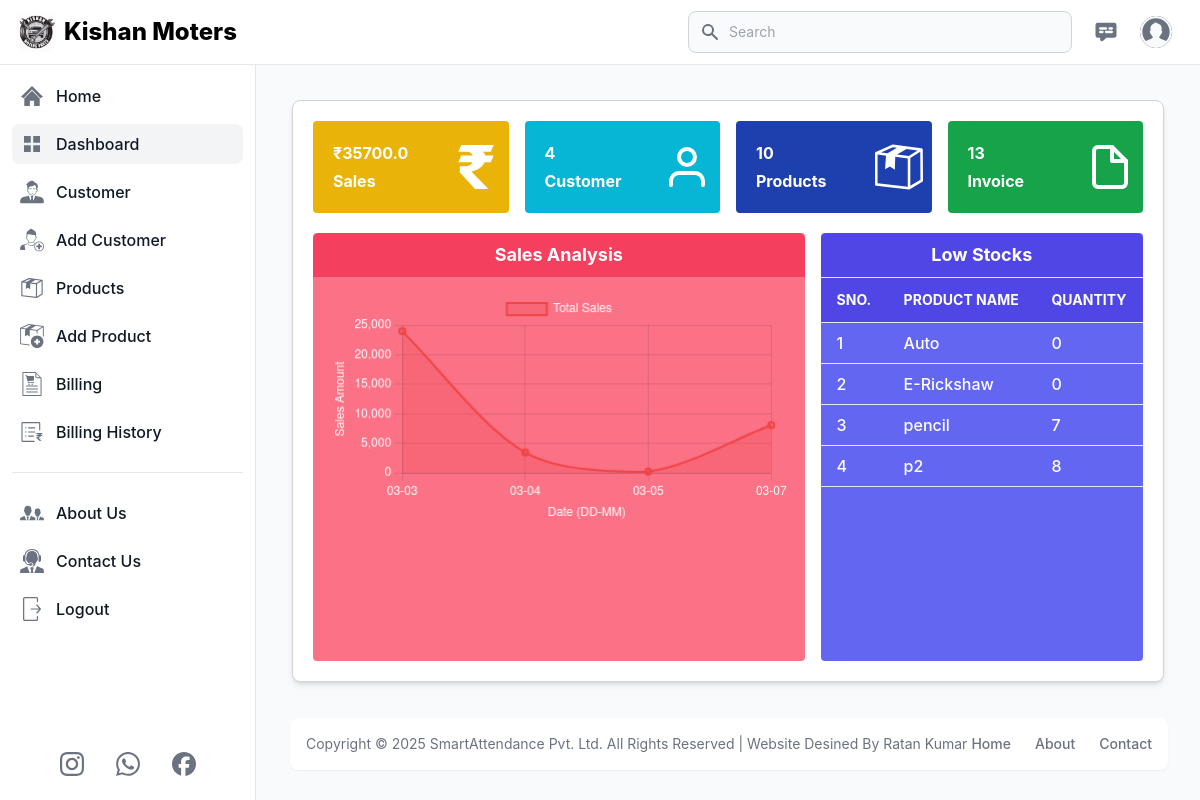
The page /dashboard (signed in) on the database its author committed.
### app.py (models this page shows, shortened)
class Products(db.Model):
    id = db.Column(db.Integer, primary_key=True)
    user_id = db.Column(db.Integer, db.ForeignKey('user.id'), nullable=False)
    prod_name = db.Column(db.String(100), nullable=False)
    prod_quantity = db.Column(db.Integer, nullable=False)
    prod_sell_price = db.Column(db.Integer, nullable=False)
    prod_mrp = db.Column(db.Integer, nullable=False)
    prod_buy_price = db.Column(db.Integer, nullable=False)
    prod_min_quantity = db.Column(db.Integer, nullable=False)

### app.py (the view)
@app.route('/dashboard', methods=['GET', 'POST'])
def dashboard():
    if 'email' in session:
        user = User.query.filter_by(email=session['email']).first()
        messages = Contact_us.query.order_by(Contact_us.id.desc()).all()
        customers = Customer.query.filter(Customer.user_id == user.id).order_by(Customer.id.desc()).all()
        low_prod_stock = Products.query.filter(Products.user_id == user.id, Products.prod_quantity<=Products.prod_min_quantity).order_by(Products.prod_quantity).all()
        total_customer = Customer.query.filter(Customer.user_id == user.id).count()
        total_product = Products.query.filter(Products.user_id == user.id).count()
        total_billings = Billing.query.count()
        total_sales = db.session.query(func.sum(Billing.total_amount)).scalar() or 0
        return render_template('dashboard.html', title='Dashboard', current_page = 'dashboard',
            user=user, messages=messages, customers=customers, low_prod_stock=low_prod_stock,
            total_customer=total_customer, total_product=total_product, total_sales=total_sales,
            total_billings=total_billings
            )
    else:
        flash('You need to login first.', 'error')
        return redirect('/login')

### templates/dashboard.html (shortened to what this page needs)
{% extends 'layout.html' %}
{% block content %}
<main class="p-4 md:ml-64 h-auto pt-20">
    <section
        class="p-5 m-2 md:m-5 relative isolate overflow-hidden bg-white dark:bg-gray-800 border border-gray-300 dark:border-gray-700 shadow-md rounded-lg">
        <div class="grid grid-cols-1 sm:grid-cols-2 lg:grid-cols-4 gap-4">
            <div class="col-span-1 rounded bg-yellow-500 hover:bg-yellow-600 text-white">
                <div class="flex flex-row items-center">
                    <div class="p-5 w-2/3">
                        <h4 class="mb-1 font-bold">₹{{total_sales}}</h4>
                        <p class="font-bold">Sales</p>
                    </div>
                    <div class="w-1/3 flex justify-center items-center">
                    </div>
                </div>
            </div>
            <div class="col-span-1 rounded bg-cyan-500 hover:bg-cyan-600 text-white">
                <div class="flex flex-row items-center">
                    <div class="p-5 w-2/3">
                        <h4 class="mb-1 font-bold">{{total_customer}}</h4>
                        <p class="font-bold">Customer</p>
                    </div>
                    <div class="w-1/3 flex justify-center items-center">
                        <svg xmlns="http://www.w3.org/2000/svg" viewBox="0 0 24 24" fill="none" stroke="currentColor"
                            stroke-width="2" stroke-linecap="round" stroke-linejoin="round"
                            class="feather feather-user h-12 w-12">
                            <path d="M20 21v-2a4 4 0 0 0-4-4H8a4 4 0 0 0-4 4v2"></path>
                            <circle cx="12" cy="7" r="4"></circle>
                        </svg>
                    </div>
                </div>
            </div>
            <div class="col-span-1 rounded bg-blue-800 hover:bg-blue-900 text-white">
                <div class="flex flex-row items-center">
                    <div class="p-5 w-2/3">
                        <h4 class="mb-1 font-bold">{{total_product}}</h4>
                        <p class="font-bold">Products</p>
                    </div>
                    <div class="w-1/3 flex justify-center items-center">
                    </div>
                </div>
            </div>
            <div class="col-span-1 rounded bg-green-600 hover:bg-green-700 text-white">
                <div class="flex flex-row items-center">
                    <div class="p-5 w-2/3">
                        <h4 class="mb-1 font-bold">{{total_billings}}</h4>
                        <p class="font-bold">Invoice</p>
                    </div>
                    <div class="w-1/3 flex justify-center items-center">
                    </div>
                </div>
            </div>
        </div>
        <div class="mt-5 grid grid-cols-1 lg:grid-cols-5 gap-4">
            <div class="col-span-1 lg:col-span-3 rounded bg-rose-400 text-white">
                <div class="p-2 bg-rose-500 text-white rounded-t-md">
                    <h1 class="text-center text-lg font-bold">Sales Analysis</h1>
                </div>
                <div class="p-4">
                    <canvas id="salesChart" ></canvas>
                </div>
            </div>
            <div class="col-span-1 lg:col-span-2 rounded bg-indigo-500 text-white">
                <div class="p-2 bg-indigo-600 text-white rounded-t-md">
                    <h1 class="text-center text-lg font-bold">Low Stocks</h1>
                </div>
                <div class="h-96 overflow-y-auto">
                    <table class="w-full text-sm text-left text-gray-500 dark:text-gray-400">
                        <thead
                            class="text-sm text-white font-bold uppercase bg-indigo-600 border-y dark:border-gray-600">
                            <tr>
                                <th scope="col" class="px-4 py-3 whitespace-nowrap">SNo.</th>
                                <th scope="col" class="px-4 py-3 whitespace-nowrap">Product Name</th>
                                <th scope="col" class="px-4 py-3 whitespace-nowrap">Quantity</th>
                            </tr>
                        </thead>
                        <tbody>
                            {% for product in low_prod_stock %}
                            <tr class="border-b text-base dark:border-gray-600 hover:bg-indigo-600">
                                <td class="px-4 py-2 font-medium whitespace-nowra text-white">
                                    <div class="flex items-center">
                                        {{loop.index}}
                                    </div>
                                </td>
                                <td class="px-4 py-2 font-medium whitespace-nowra text-white">
                                    <div class="flex items-center">
                                        {{product.prod_name}}
                                    </div>
                                </td>
                                <td class="px-4 py-2 font-medium whitespace-nowra text-white">
                                    <div class="flex items-center">
                                        {{product.prod_quantity}}
                                    </div>
                                </td>
                            </tr>
                            {% endfor %}
                        </tbody>
                    </table>
                </div>
            </div>
        </div>
    </section>
</main>
<script>
    document.addEventListener("DOMContentLoaded", function() {
        fetch('/get_sales_data')  // Fetch sales data from Flask API
            .then(response => response.json())
            .then(data => {
                const ctx = document.getElementById('salesChart').getContext('2d');
                new Chart(ctx, {
                    type: 'line',
                    data: {
                        labels: data.dates.map(date => date.split('-').reverse().join('-')), // Convert to DD-MM format
                        datasets: [{
                            label: 'Total Sales',
                            data: data.amounts,
                            borderColor: 'rgba(239, 68, 68, 1)', /* Tailwind red-500 */
                            backgroundColor: 'rgba(239, 68, 68, 0.2)', /* Light red */
                            borderWidth: 2,
                            fill: true,
                            tension: 0.3
                        }]
                    },
                    options: {
                        responsive: true,
                        maintainAspectRatio: true,
                        plugins: {
                            legend: {
                                labels: {
                                    color: '#fff' /* White legend text */
                                }
                            }
                        },
                        scales: {
                            x: {
                                title: { display: true, text: 'Date (DD-MM)', color: '#fff' },
                                ticks: { color: '#fff' }
                            },
                            y: {
                                title: { display: true, text: 'Sales Amount', color: '#fff' },
                                ticks: { color: '#fff' }
                            }
                        }
                    }
                });
            })
            .catch(error => console.error('Error fetching sales data:', error));
    });
</script>
{% endblock %}

### rows shown on the page
Products: prod_name "Auto", prod_quantity "0"
Products: prod_name "E-Rickshaw", prod_quantity "0"
Products: prod_name "pencil", prod_quantity "7"
Products: prod_name "p2", prod_quantity "8"

### other values the page prints
{{ total_sales }} "35700.0"
{{ total_customer }} "4"
{{ total_product }} "10"
{{ total_billings }} "13"
